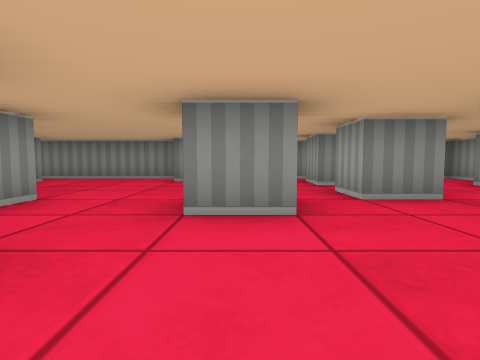
View 1 (above)

24 first-person views from a walk through a cub3D level. The camera is about half as high as the walls, tilts 4° down and sees 80° across. The floor is counted in squares. Each view is taken from the middle of a square. On the plan, view 1 faces up. The plan holds only what a view shows up to about 9 squares ahead; the rest is blank.

View 2
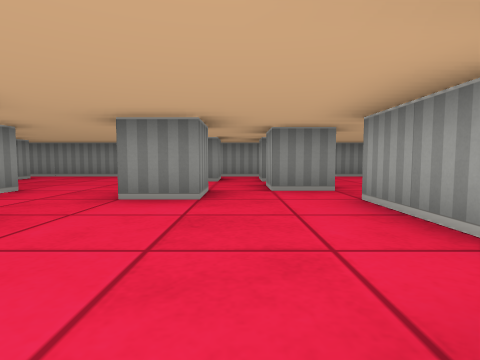

View 3
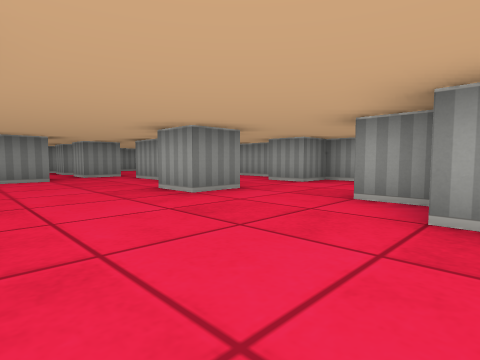

View 4
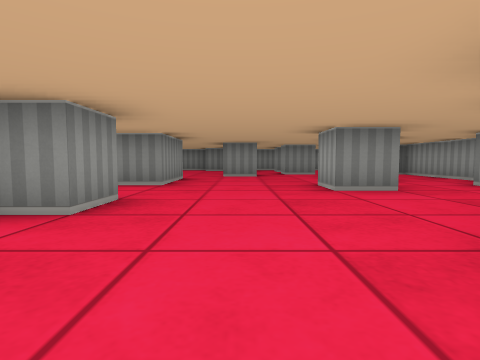

View 5
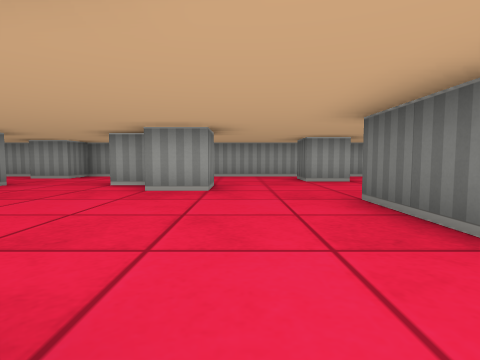

View 6
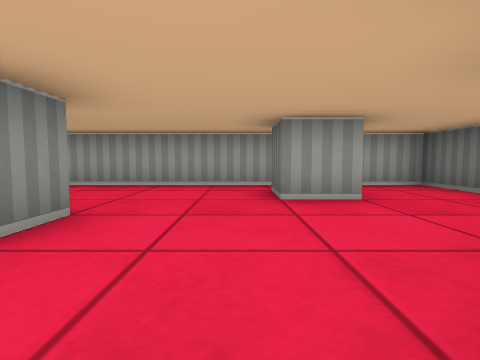

View 7
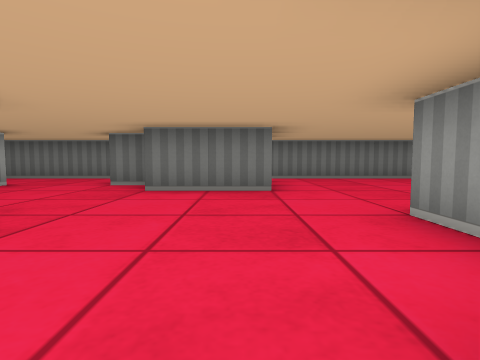

View 8
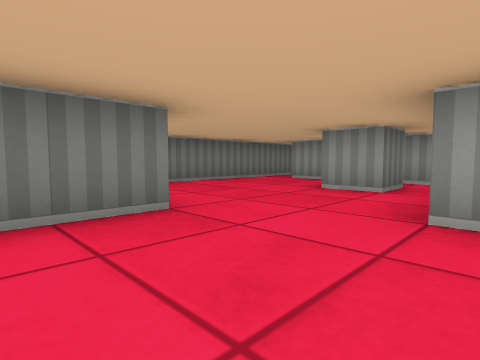

View 9
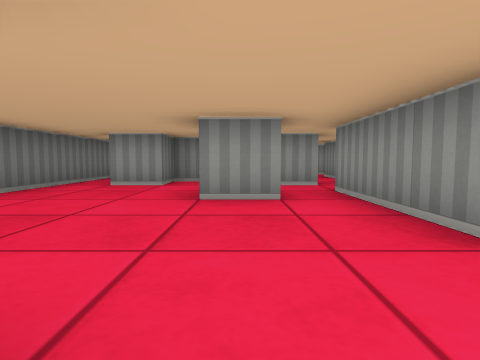

View 10
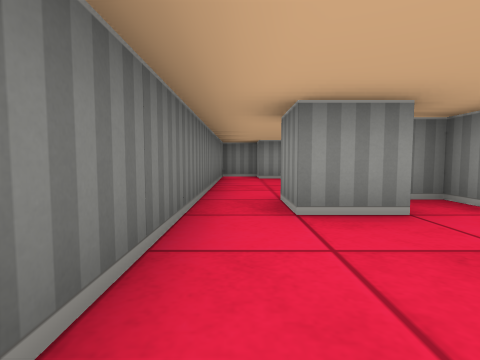

View 11
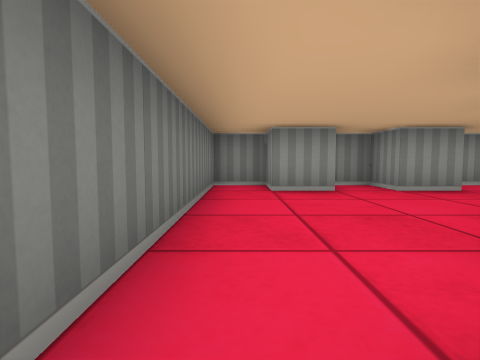

View 12
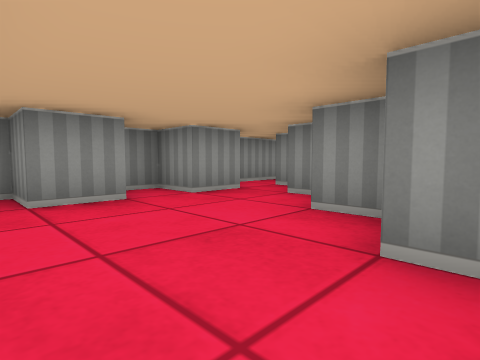

View 13
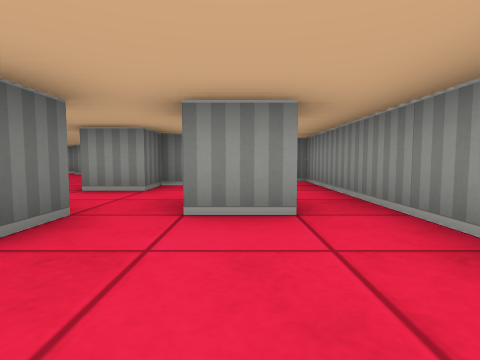

View 14
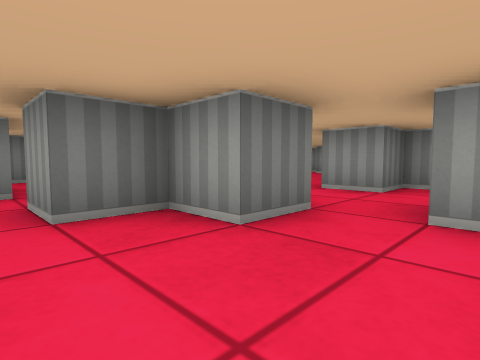

View 15
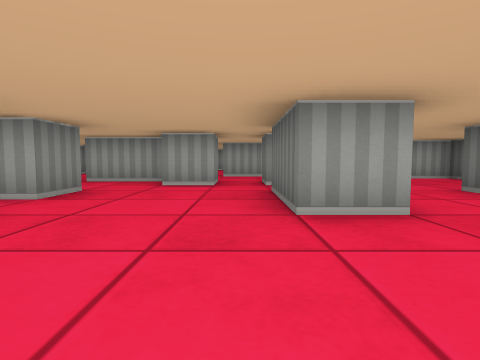

View 16
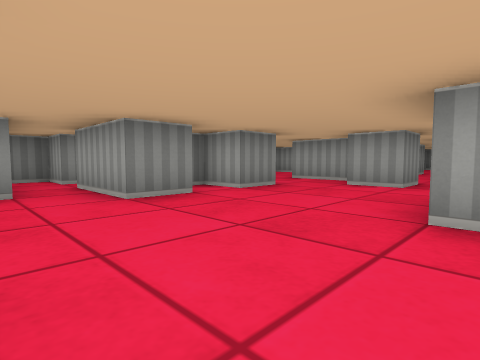

View 17
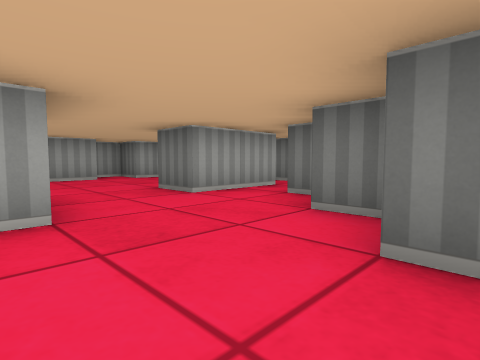

View 18
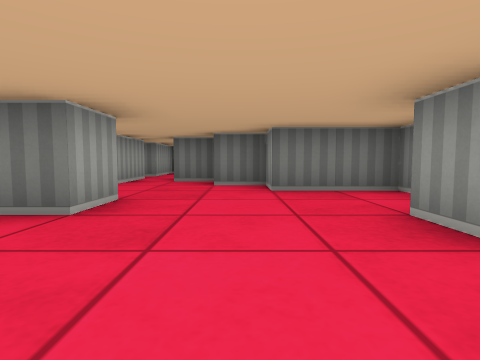

View 19
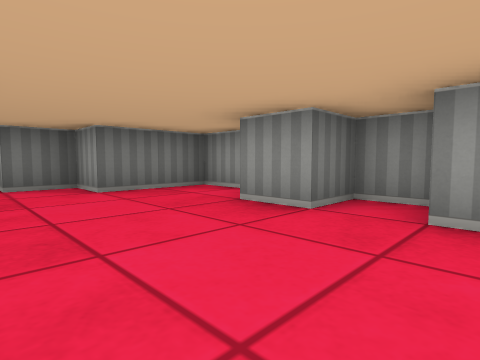

View 20
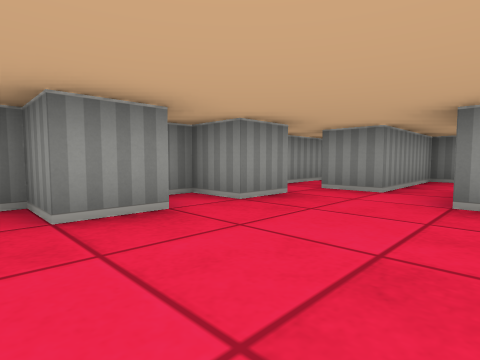

View 21
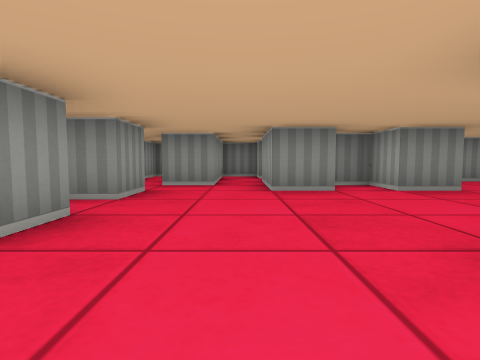

View 22
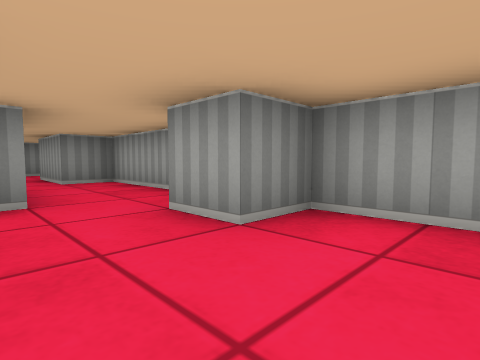

View 23
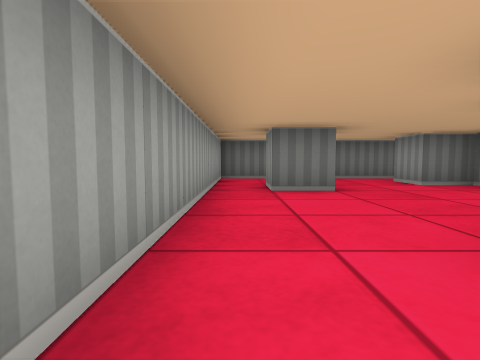

View 24
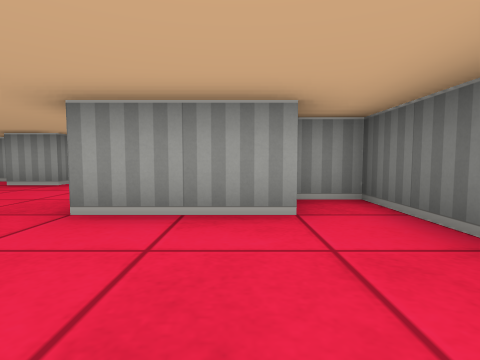

### Floor plan
Key: @ floor where view 1 was taken; # wall or solid block; . floor.
Columns run from 13 left of view 1 to 6 right of it. Each row starts with its distance up from view 1.
  8 ####################
  7 #.#.#.......#..  ..#
  6 #.#.#   #... #.#...
  5 #.#.##............#
  4 #...###..#.....#..##
  3 ##......###..#.....#
  2 #.......#.......#..#
  1 ##.........#....#..#
  0 #....##.#..#.@.....#
 -1 #..............#..##
 -2 ###.......#........#
 -3   ##..#...##.......#
 -4   ###.#...#....##..#
 -5 ###.....###....#...#
 -6 ####..#............#
 -7 ##.####.#..........#
 -8 #...##......##...#.#
 -9 ##...##.....###....#
-10 #............#.....#
-11 ####################

Where each view was taken, in squares from view 1:
view 1: 0 up, 0 right, facing up
view 2: 1 down, 1 right, facing up
view 3: 5 down, 1 left, facing up-right
view 4: 6 down, 0 right, facing up
view 5: 6 down, 3 left, facing right
view 6: 7 down, 0 right, facing right
view 7: 3 down, 1 left, facing down
view 8: 5 down, 0 right, facing down-left
view 9: 7 down, 1 left, facing left
view 10: 10 down, 4 left, facing left
view 11: 10 down, 7 left, facing left
view 12: 10 down, 8 left, facing up-left
view 13: 6 up, 2 left, facing left
view 14: 6 up, 2 left, facing down-left
view 15: 1 up, 11 left, facing right
view 16: 0 up, 11 left, facing up-right
view 17: 0 up, 11 left, facing down-right
view 18: 3 up, 10 left, facing down
view 19: 3 up, 9 left, facing down-left
view 20: 0 up, 9 left, facing up-left
view 21: 1 down, 10 left, facing up
view 22: 3 down, 3 right, facing up-right
view 23: 3 down, 5 right, facing down
view 24: 9 down, 4 left, facing right
